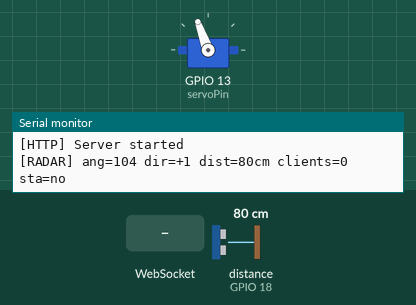
This program was run on a simulated ESP32. On the bench: servo, the last lines printed to the serial monitor. Wiring (inferred from the names in the program): ultrasonic range finder: trigger GPIO 5; echo GPIO 18. The inputs (shaded band) are chosen by the test bench; at power-on: distance to the obstacle (sensor on GPIO 18) 80 cm. The echo pulse lasts 58.3 µs per cm; WiFi joins after 1.5 s; servers stay silent unless stated; storage starts empty.

Above: at 1.36 s.
1.4 s: distance to the obstacle (sensor on GPIO 18) set to 2 cm
At 2.14 s:
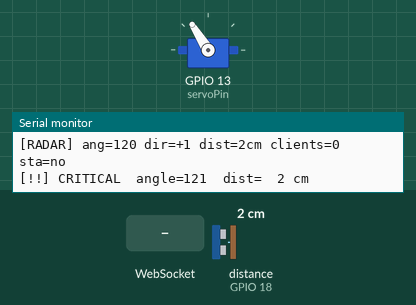
4.4 s: WebSocket text "1" received
At 4.42 s:
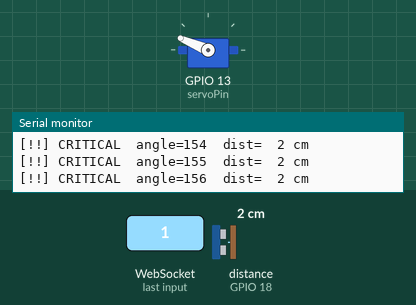
7.4 s: distance to the obstacle (sensor on GPIO 18) set to 18 cm
At 9.3 s:
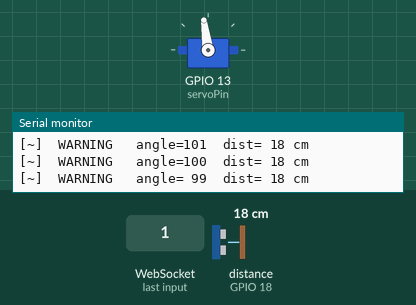
Timing chart, 0 to 22.4 s (numbered marks = the images above; inputs shaded):
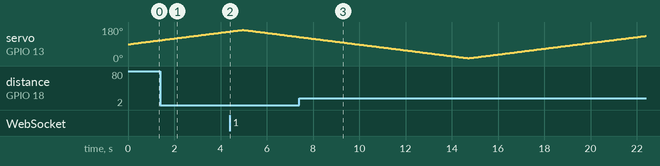

The program:

main.cpp
```cpp
#include <Arduino.h>
#include <WiFi.h>
#include <AsyncTCP.h>
#include <ESPAsyncWebServer.h>
#include <ESP32Servo.h>
#include <LittleFS.h>

// ── Налаштування WiFi ──────────────────────────────────────────────────────
static const char* STA_SSID = "MONY";
static const char* STA_PASS = "90300462";
static const char* AP_SSID  = "KLEBAN_RADAR";
static const char* AP_PASS  = "12345678";

// ── Піни ──────────────────────────────────────────────────────────────────
static const int trigPin  = 5;
static const int echoPin  = 18;
static const int servoPin = 13;

// ── Діапазон кутів сервомотора ────────────────────────────────────────────
static const int angleMin = 15;
static const int angleMax = 165;

// ── Таймінг сканування ────────────────────────────────────────────────────
// 65 мс = 50 мс кроку + ~15 мс запас для трьох вимірів медіанного фільтра
static const uint32_t servoStepPeriodMs = 65;
// Час стабілізації сервомотора після переміщення на 1°
static const uint32_t servoSettleMs     = 45;

// ── Ультразвуковий датчик ─────────────────────────────────────────────────
// Таймаут ехо-сигналу (~1 м → 5800 мкс, беремо 6000 мкс із запасом)
static const uint32_t pulseTimeoutUs = 6000;
static const float    soundCmPerUs   = 0.0343f;

// ── Зони виявлення (см) ───────────────────────────────────────────────────
// Зона 2 — критична небезпека (червона)
static const int ZONE_CRITICAL_CM = 15;
// Зона 1 — попередження (помаранчева)
static const int ZONE_WARNING_CM  = 35;
// Зона 0 — безпечно / відсутність об'єкта (зелена або нічого)

// ─────────────────────────────────────────────────────────────────────────
// ISR для безблокуючого вимірювання відлуння
//
// Замість блокуючого pulseIn() (блокує ЦП до 6 мс) використовується
// апаратне переривання на обидва фронти сигналу (CHANGE).
// ISR фіксує мікросекундні мітки початку і кінця ехо-імпульсу.
// Основний цикл не блокується: readEchoCm() чекає з yield(), що дозволяє
// планувальнику FreeRTOS виконувати WiFi- та WebSocket-задачі.
// ─────────────────────────────────────────────────────────────────────────
volatile uint32_t echoStartUs   = 0;
volatile uint32_t echoDurUs     = 0;
volatile bool     echoReady     = false;
volatile bool     echoMeasuring = false;

void IRAM_ATTR echoISR() {
    if (digitalRead(echoPin) == HIGH) {
        // Передній фронт: запускаємо таймер
        echoStartUs   = micros();
        echoMeasuring = true;
        echoReady     = false;
    } else if (echoMeasuring) {
        // Задній фронт: фіксуємо тривалість ехо-імпульсу
        echoDurUs     = micros() - echoStartUs;
        echoReady     = true;
        echoMeasuring = false;
    }
}

// ── Об'єкти та змінні стану ───────────────────────────────────────────────
static AsyncWebServer server(80);
static AsyncWebSocket ws("/ws");
static Servo          servoMotor;

static bool     staConnecting = false;
static uint32_t staStartMs    = 0;
static uint32_t staRetryMs    = 0;

static int      currentAngle    = 90;
static int      scanDir         = 1;
static uint32_t lastServoStepMs = 0;
static bool     waitingSettle   = false;
static uint32_t movedAtMs       = 0;

static uint32_t lastCleanupMs = 0;
static uint32_t lastLogMs     = 0;

// ── WiFi ───────────────────────────────────────────────────────────────────
static void startSta() {
    WiFi.begin(STA_SSID, STA_PASS);
    staConnecting = true;
    staStartMs    = millis();
    Serial.printf("[WiFi] STA connecting to: %s\n", STA_SSID);
}

static void startWifi() {
    WiFi.disconnect(true, true);
    // Коротка затримка для гарантованого скидання WiFi-стека ESP32.
    // Знаходиться в setup(), тому не блокує основний робочий цикл loop().
    delay(100);
    // WiFi.mode(WIFI_AP_STA);
    WiFi.setSleep(false);

    // Канал AP тепер обирається автоматично.
    // Раніше канал 8 був захардкоджений (відповідав домашньому роутеру),
    // але при зміні каналу роутера STA не міг підключитись.
    // ESP32 автоматично узгодить канал AP із каналом STA після підключення.
    WiFi.softAP(AP_SSID, AP_PASS);
    Serial.printf("[WiFi] AP started  IP: %s\n",
                  WiFi.softAPIP().toString().c_str());
    // startSta();
}

static void updateStaConnect() {
    uint32_t now = millis();
    if (staConnecting) {
        if (WiFi.status() == WL_CONNECTED) {
            Serial.printf("[WiFi] STA connected  IP: %s\n",
                          WiFi.localIP().toString().c_str());
            staConnecting = false;
            return;
        }
        if (now - staStartMs > 15000) {
            Serial.println("[WiFi] STA timeout -- will retry in 30s");
            staConnecting = false;
            staRetryMs    = now;
        }
        return;
    }
    if (WiFi.status() == WL_CONNECTED) return;
    if (now - staRetryMs >= 30000) {
        Serial.println("[WiFi] STA retry...");
        startSta();
    }
}

// ── Ультразвуковий датчик ─────────────────────────────────────────────────

/**
 * Генерує один ультразвуковий імпульс (10 мкс HIGH на TRIG).
 * ISR echoISR() апаратно фіксує відповідь на піні ECHO.
 */
static void triggerPulse() {
    echoReady     = false;
    echoMeasuring = false;
    digitalWrite(trigPin, LOW);
    delayMicroseconds(2);
    digitalWrite(trigPin, HIGH);
    delayMicroseconds(10);
    digitalWrite(trigPin, LOW);
}

/**
 * Чекає результату ISR і повертає відстань у сантиметрах.
 *
 * Використовує yield() замість busy-wait: планувальник FreeRTOS отримує
 * керування під час очікування ехо, що дозволяє WiFi- та TCP-стеку
 * продовжувати роботу без затримок (критично для AsyncWebServer).
 *
 * Повертає 999, якщо ехо не прийшло в межах pulseTimeoutUs (об'єкт
 * поза зоною дії або відбиття відсутнє).
 */
static int readEchoCm() {
    uint32_t deadline = micros() + pulseTimeoutUs + 500;
    while (!echoReady) {
        if (micros() > deadline) return 999;
        yield();
    }
    uint32_t dur = echoDurUs;
    if (dur == 0 || dur > pulseTimeoutUs) return 999;
    return (int)lroundf((dur * soundCmPerUs) / 2.0f);
}

/**
 * Медіанний фільтр з трьох вимірів.
 *
 * Датчик HC-SR04 схильний до хибних спрацювань через:
 *   - відбиття під кутом >15° від поверхні
 *   - перехресні акустичні завади
 *   - вібрацію механічних елементів
 *
 * Три послідовних виміри з паузою 300 мкс між ними → сортування мережею
 * (3 порівняння, оптимально для 3 елементів) → повертається медіана.
 * Загальний час: ≤ 18 мс (вміщується в 45 мс servoSettleMs).
 */
static int measureFiltered() {
    int s[3];
    for (int i = 0; i < 3; i++) {
        triggerPulse();
        s[i] = readEchoCm();
        if (i < 2) delayMicroseconds(300);
    }
    // Сортуюча мережа для 3 елементів (3 порівняння, без циклів)
    if (s[0] > s[1]) { int t = s[0]; s[0] = s[1]; s[1] = t; }
    if (s[1] > s[2]) { int t = s[1]; s[1] = s[2]; s[2] = t; }
    if (s[0] > s[1]) { int t = s[0]; s[0] = s[1]; s[1] = t; }
    return s[1];  // медіана
}

// ── WebSocket ─────────────────────────────────────────────────────────────

/**
 * Надсилає JSON-пакет УСІМ підключеним WebSocket-клієнтам (broadcast).
 *
 * Раніше використовувався один вказівник activeClient — це означало,
 * що лише останній підключений браузер отримував дані.
 * ws.textAll() надсилає пакет усім активним клієнтам одночасно.
 *
 * Формат пакету:
 *   { "a": кут°, "d": відстань_см, "dir": напрямок, "t": час_мс, "z": зона }
 *
 * Поле "z" (зона):
 *   0 — безпечно або об'єкт відсутній
 *   1 — попередження (об'єкт < ZONE_WARNING_CM)
 *   2 — критично   (об'єкт < ZONE_CRITICAL_CM)
 */
static void sendRadar(int angle, int distCm, int dir, uint32_t tms) {
    if (ws.count() == 0) return;

    int zone = (distCm >= 999)             ? 0 :
               (distCm < ZONE_CRITICAL_CM) ? 2 :
               (distCm < ZONE_WARNING_CM)  ? 1 : 0;

    char msg[80];
    int n = snprintf(msg, sizeof(msg),
                     "{\"a\":%d,\"d\":%d,\"dir\":%d,\"t\":%u,\"z\":%d}",
                     angle, distCm, dir, (unsigned)tms, zone);
    if (n > 0 && n < (int)sizeof(msg))
        ws.textAll(msg, (size_t)n);
}

// ── Setup ──────────────────────────────────────────────────────────────────
void setup() {
    Serial.begin(115200);
    Serial.println("\n=== ESP32 Radar Starting ===");

    pinMode(trigPin, OUTPUT);
    pinMode(echoPin, INPUT);
    // Підключаємо ISR на обидва фронти (CHANGE = RISING + FALLING)
    attachInterrupt(digitalPinToInterrupt(echoPin), echoISR, CHANGE);

    if (!LittleFS.begin(true)) {
        Serial.println("[FS] LittleFS FAILED!");
        while (true) delay(100);
    }

    servoMotor.setPeriodHertz(50);
    servoMotor.attach(servoPin, 500, 2400);
    servoMotor.write(currentAngle);

    startWifi();

    ws.onEvent([](AsyncWebSocket*, AsyncWebSocketClient* client,
                  AwsEventType type, void*, uint8_t*, size_t) {
        if (type == WS_EVT_CONNECT) {
            Serial.printf("[WS] Connect    id=%u  ip=%s  total=%u\n",
                          client->id(),
                          client->remoteIP().toString().c_str(),
                          ws.count());
            client->client()->setNoDelay(true);
        }
        if (type == WS_EVT_DISCONNECT) {
            Serial.printf("[WS] Disconnect id=%u  total=%u\n",
                          client->id(), ws.count());
        }
    });

    server.addHandler(&ws);
    server.on("/", HTTP_GET, [](AsyncWebServerRequest* req) {
        req->send(LittleFS, "/index.html", "text/html");
    });
    server.on("/style.css", HTTP_GET, [](AsyncWebServerRequest* req) {
        req->send(LittleFS, "/style.css", "text/css");
    });
    server.begin();
    Serial.println("[HTTP] Server started");
}

// ── Loop ───────────────────────────────────────────────────────────────────
void loop() {
    // updateStaConnect();
    uint32_t now = millis();

    // Очистка відключених WS-клієнтів раз на 500 мс
    if (now - lastCleanupMs >= 500) {
        ws.cleanupClients();
        lastCleanupMs = now;
    }

    // Крок сервомотора: рухаємось на 1° кожні servoStepPeriodMs мс
    if (!waitingSettle && (now - lastServoStepMs >= servoStepPeriodMs)) {
        lastServoStepMs = now;

        if (currentAngle >= angleMax) scanDir = -1;
        if (currentAngle <= angleMin) scanDir = +1;
        currentAngle += scanDir;

        servoMotor.write(currentAngle);
        movedAtMs     = now;
        waitingSettle = true;
    }

    // Вимір після стабілізації сервомотора
    if (waitingSettle && (now - movedAtMs >= servoSettleMs)) {
        waitingSettle = false;

        int dist = measureFiltered();

        // Логування за зонами (три рівні тривоги)
        if (dist < ZONE_CRITICAL_CM) {
            Serial.printf("[!!] CRITICAL  angle=%3d  dist=%3d cm\n",
                          currentAngle, dist);
        } else if (dist < ZONE_WARNING_CM) {
            Serial.printf("[~]  WARNING   angle=%3d  dist=%3d cm\n",
                          currentAngle, dist);
        }

        // Загальний лог раз на секунду
        if (now - lastLogMs >= 1000) {
            lastLogMs = now;
            Serial.printf("[RADAR] ang=%d dir=%+d dist=%dcm clients=%u sta=%s\n",
                          currentAngle, scanDir, dist, ws.count(),
                          WiFi.status() == WL_CONNECTED
                              ? WiFi.localIP().toString().c_str()
                              : "no");
        }

        sendRadar(currentAngle, dist, scanDir, movedAtMs);
    }
}
```
